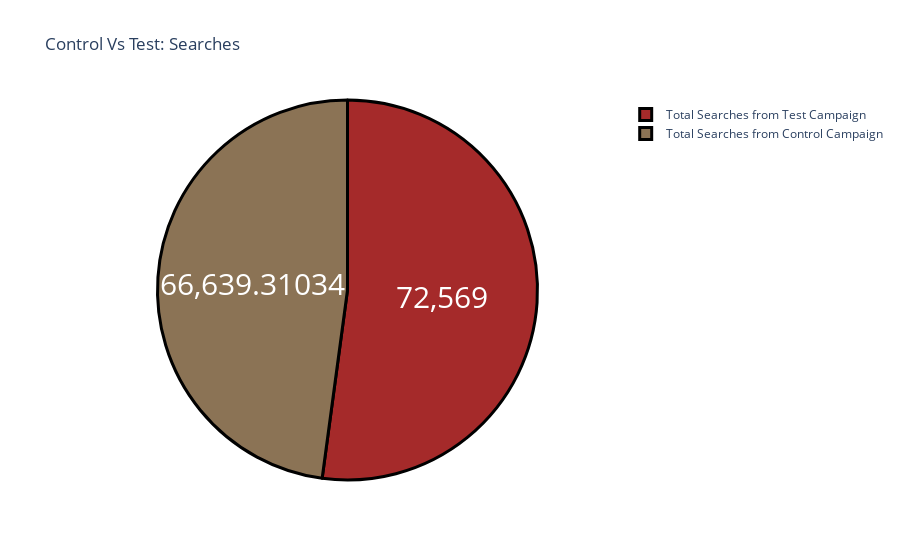

Notebook code for this chart:
### Markdown cell above
### Control vs Test Searches

### Code cell
label = ["Total Searches from Control Campaign", 
         "Total Searches from Test Campaign"]
counts = [sum(control_data["Searches Received"]), 
          sum(test_data["Searches Received"])]
colors = ['	#8B7355','brown']
fig = go.Figure(data=[go.Pie(labels=label, values=counts)])
fig.update_layout(title_text='Control Vs Test: Searches')
fig.update_traces(hoverinfo='label+percent', textinfo='value', 
                  textfont_size=30,
                  marker=dict(colors=colors, 
                              line=dict(color='black', width=3)))
fig.show()

### Figure 1 — Plotly figure (JSON) as saved in the notebook; plotly's stock layout.template omitted (floating-point values rounded to 4 significant figures)
{"data": [{"hoverinfo": "label+percent", "labels": ["Total Searches from Control Campaign", "Total Searches from Test Campaign"], "marker": {"colors": ["\t#8B7355", "brown"], "line": {"color": "black", "width": 3}}, "textfont": {"size": 30}, "textinfo": "value", "type": "pie", "values": [66640.0, 72569]}], "layout": {"title": {"text": "Control Vs Test: Searches"}}}
